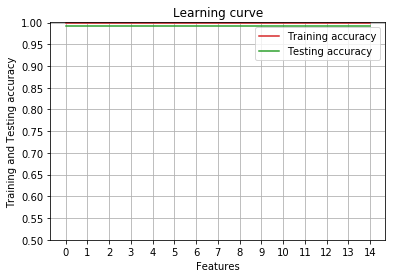

Write Python code to recreate this figure.
#dataset: collection données RNA-seq, extraction random d'expressions
#de gènes de patients ayant des tumeurs differentes: BRCA; KIRC, COAD, LUAD, PRAD

# les samples/ instances stockés row-wise. 

#dummy-name, gene_XX donné à chaque attribut

import pandas as pd
import seaborn as sns 
import matplotlib.pyplot as plt 
import numpy as np
from sklearn import linear_model
from sklearn.feature_selection import SelectKBest, chi2, f_classif
from sklearn.metrics import accuracy_score
from sklearn.model_selection import train_test_split
from sklearn.preprocessing import StandardScaler

#stock features inside X and classes in Y
df = pd.read_csv('data.csv', low_memory=False) #ficher source des données
X = df.iloc[:,2:]
dl = pd.read_csv('labels.csv')
Y = dl.iloc[:,1]

training_accuracy, testing_accuracy = [], []

# Search for the best number of feature to get the best accuracy
for i in range(1, len(X.iloc[1,:])):
    # Feature selection
    fts = SelectKBest(f_classif, k=12).fit(X, Y)
    # Obtention of a numpy.ndarray: contains bool like positions of the selected columns 
    support = fts.get_support()  
    # Feature filter 
    new_X = fts.transform(X)

    #Split training and testing data
    X_train, X_test, Y_train, Y_test = train_test_split(new_X,Y, test_size = 0.33,                      random_state=42)

    #Standardize features by removing the mean and scaling to unit variance
    #Standardization of a dataset is a common requirement for many machine learning         estimators: they might behave badly if the individual features do not more or less look like    standard normally distributed data (e.g. Gaussian with 0 mean and unit variance).
    sc = StandardScaler()
    sc.fit(X_train)
    X_train = sc.transform(X_train)
    X_test = sc.transform(X_test)

    #Create a simple model
    logreg = linear_model.LogisticRegression(C=1e30, solver='liblinear')

    #Train the model
    logreg.fit(X_train,Y_train)
    Z = logreg.predict(X_test)

    # Teste l'accuracy du modèle
    training_accuracy.append(accuracy_score(logreg.predict(X_train),Y_train))
    testing_accuracy.append(accuracy_score(logreg.predict(X_test),Y_test))

    # Affiche cette accuracy
    ("training accuracy:", training_accuracy[i-1], "Testing accuracy:",         testing_accuracy[i-1])
    print("crosstab:\n", pd.crosstab(Y_test, Z))
    
    if i == 15:
        break

fig, ax = plt.subplots()
ax.set_xlabel('Features')
ax.set_ylabel('Training and Testing accuracy')
ax.plot(range(len(training_accuracy)), training_accuracy, color="tab:red", label="Training accuracy")
ax.plot(range(len(training_accuracy)), testing_accuracy, color="tab:green", label="Testing accuracy")
ax.set_xticks(np.arange(0, len(training_accuracy), 1))
ax.set_yticks(np.arange(0.5, 1.005, 0.05))

plt.title("Learning curve")
plt.grid(True)
plt.legend()
plt.show()
